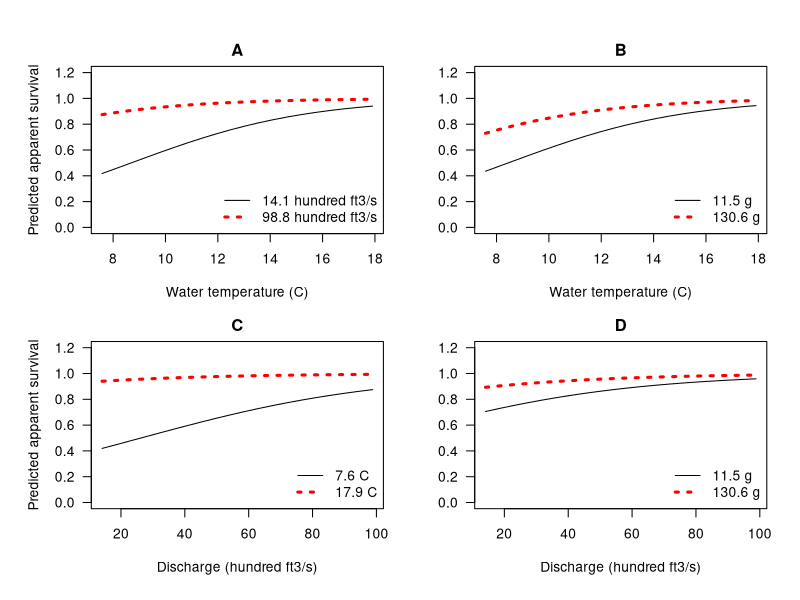

Here is the R script that generated this plot:
# Beeman J, Juhnke S, Stutzer G, Wright K. Effects of Iron Gate Dam discharge and other factors on the survival and migration of 
# juvenile coho salmon in the lower Klamath River, northern California, 2006-09. Open-File Report 2012-1067. US Geological Survey; 2012.
# https://doi.org/10.3133/ofr20121067.

# Code generated with Gemini 3.1 Pro on 6/4/26 by AH Fullerton
# Prompt:
# Write an R script to reproduce the curves shown in Figure 6 of the attached publication. 
# The curves were generated using coefficients in Table 8 for the 'Release to Shasta River' reach.

# Result
# Because apparent survival represents a probability bounded between 0 and 1, the model uses a logit link function. 
# The predicted survival $\phi$ is calculated as:$$\phi = \frac{\exp(LP)}{1 + \exp(LP)}$$
# Where the Linear Predictor ($LP$) for the Release to Shasta River reach is given by:  
# $$LP = -3.3086 + 0.0268(\text{Discharge}) + 0.2987(\text{Temperature}) + 0.0105(\text{Weight})$$
# Discharge is in hundreds of ft³/s.
# Temperature is in °C.
# Weight is the fish weight at tagging in grams.
# To isolate the effect of specific variables in panels A through D, the unvaried covariates are held constant at their mean values 
# for that reach (found in Appendix G): roughly 31.91 g for weight, 12.33 °C for temperature, and 24.82 hundred ft³/s for discharge. 


# Constants from Table 8 Unstandardized Estimates (Release to Shasta River)
b0 <- -3.3086
b_q <- 0.0268
b_t <- 0.2987
b_w <- 0.0105

# Mean values from Appendix G to hold constant when not varied
mean_w <- 31.91  # Mean fish weight (g)
mean_q <- 24.82  # Mean discharge (hundred ft3/s)
mean_t <- 12.33  # Mean water temperature (C)

# Inverse logit function to convert linear predictor to probability
inv_logit <- function(x) {
  exp(x) / (1 + exp(x))
}

# Define ranges based on observed data minimums and maximums
temp_seq <- seq(7.58, 17.91, length.out = 20)
q_seq <- seq(14.1, 98.8, length.out = 20)

# Set up the 2x2 plotting grid
par(mfrow = c(2, 2), mar = c(4.5, 4.5, 2, 1), oma = c(1, 1, 2, 1))

# ---------------------------------------------------------
# Panel A: Temp vs Survival (Discharge varied, Weight constant)
# ---------------------------------------------------------
lp_A1 <- b0 + b_q * 14.1 + b_t * temp_seq + b_w * mean_w
lp_A2 <- b0 + b_q * 98.8 + b_t * temp_seq + b_w * mean_w

plot(temp_seq, inv_logit(lp_A1), type = "l", col = "black", lty = 1,
     ylim = c(0, 1.2), las = 1, xlab = "Water temperature (C)", 
     ylab = "Predicted apparent survival", main = "A")
lines(temp_seq, inv_logit(lp_A2), col = "red", lty = 3, lwd = 3)
legend("bottomright", legend = c("14.1 hundred ft3/s", "98.8 hundred ft3/s"),
       col = c("black", "red"), lty = c(1, 3), lwd = c(1, 3), bty = "n")

# ---------------------------------------------------------
# Panel B: Temp vs Survival (Weight varied, Discharge constant)
# ---------------------------------------------------------
lp_B1 <- b0 + b_q * mean_q + b_t * temp_seq + b_w * 11.5
lp_B2 <- b0 + b_q * mean_q + b_t * temp_seq + b_w * 130.6

plot(temp_seq, inv_logit(lp_B1), type = "l", col = "black", lty = 1,
     ylim = c(0, 1.2), las = 1, xlab = "Water temperature (C)", ylab = "",
     main = "B")
lines(temp_seq, inv_logit(lp_B2), col = "red", lty = 3, lwd = 3)
legend("bottomright", legend = c("11.5 g", "130.6 g"),
       col = c("black", "red"), lty = c(1, 3), lwd = c(1, 3), bty = "n")

# ---------------------------------------------------------
# Panel C: Discharge vs Survival (Temp varied, Weight constant)
# ---------------------------------------------------------
lp_C1 <- b0 + b_q * q_seq + b_t * 7.6 + b_w * mean_w
lp_C2 <- b0 + b_q * q_seq + b_t * 17.9 + b_w * mean_w

plot(q_seq, inv_logit(lp_C1), type = "l", col = "black", lty = 1,
     ylim = c(0, 1.2), las = 1, xlab = "Discharge (hundred ft3/s)", 
     ylab = "Predicted apparent survival", main = "C")
lines(q_seq, inv_logit(lp_C2), col = "red", lty = 3, lwd = 3)
legend("bottomright", legend = c("7.6 C", "17.9 C"),
       col = c("black", "red"), lty = c(1, 3), lwd = c(1, 3), bty = "n")

# ---------------------------------------------------------
# Panel D: Discharge vs Survival (Weight varied, Temp constant)
# ---------------------------------------------------------
lp_D1 <- b0 + b_q * q_seq + b_t * mean_t + b_w * 11.5
lp_D2 <- b0 + b_q * q_seq + b_t * mean_t + b_w * 130.6

plot(q_seq, inv_logit(lp_D1), type = "l", col = "black", lty = 1,
     ylim = c(0, 1.2), las = 1, xlab = "Discharge (hundred ft3/s)", ylab = "",
     main = "D")
lines(q_seq, inv_logit(lp_D2), col = "red", lty = 3, lwd = 3)
legend("bottomright", legend = c("11.5 g", "130.6 g"),
       col = c("black", "red"), lty = c(1, 3), lwd = c(1, 3), bty = "n")


dat1 <- as.data.frame(cbind(temp_seq, inv_logit(lp_A1), inv_logit(lp_A2), inv_logit(lp_B1), inv_logit(lp_B2)))
dat2 <- as.data.frame(cbind(q_seq, inv_logit(lp_C1), inv_logit(lp_C2), inv_logit(lp_D1), inv_logit(lp_D2)))
write.csv(dat1, "Beeman_2012_T_data.csv")
write.csv(dat2, "Beeman_2012_Q_data.csv")
